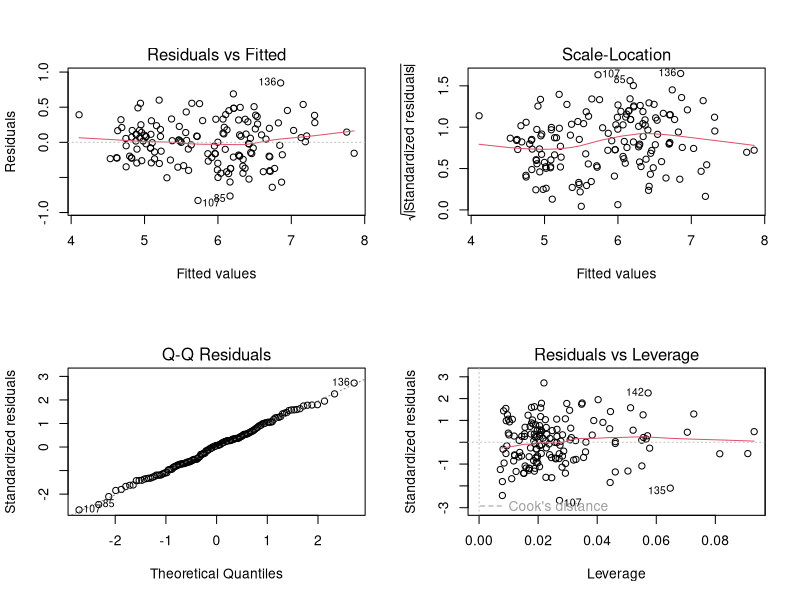

R code for this plot:
# Linear regression 

data(iris)

# We want to use a numerical target variable. Therefore, we predict Sepal. Length
# fit = lm(formual (e.g. y~x), data)

fit = lm(Sepal.Length~Sepal.Width + Petal.Length + Petal.Width, data= iris)

summary(fit)

# To get predicted values
fitted(fit) 
fit$fitted

# To get the slope coefficients
coefficients(fit)
fit$coefficients

# To get the residuals
residuals(fit) 
fit$residual

# Analyzing the fit
layout(matrix(c(1,2,3,4),2,2))
plot(fit)


null = lm(Sepal.Length~1, data= iris) # Includes only the intercept
full = lm(Sepal.Length~Sepal.Width + Petal.Length + Petal.Width, data= iris)
step(null, scope=list(lower=null, upper=full), direction="forward")
step(full, scope=list(lower=null, upper=full), direction="backward")



